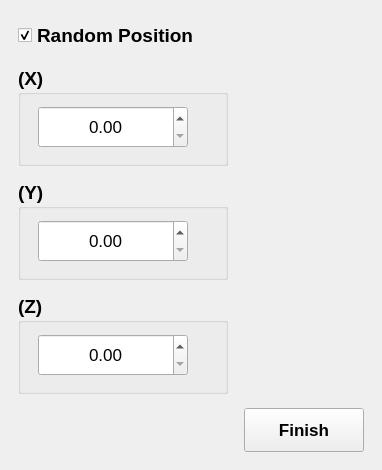
     <widget class="QWidget" name="tab">
      <attribute name="title">
       <string>Position</string>
      </attribute>
      <layout class="QGridLayout" name="gridLayout_2">
       <property name="verticalSpacing">
        <number>14</number>
       </property>
       <property name="horizontalSpacing">
        <number>16</number>
       </property>
       <property name="bottomMargin">
        <number>18</number>
       </property>
       <property name="rightMargin">
        <number>18</number>
       </property>
       <property name="topMargin">
        <number>18</number>
       </property>
       <property name="leftMargin">
        <number>18</number>
       </property>
       <item row="0" column="0">
        <widget class="QCheckBox" name="checkBox_2">
         <property name="minimumSize">
          <size>
           <width>160</width>
           <height>34</height>
          </size>
         </property>
         <property name="font">
          <font>
           <pointsize>14</pointsize>
           <bold>true</bold>
          </font>
         </property>
         <property name="text">
          <string>Random Position</string>
         </property>
         <property name="checked">
          <bool>true</bool>
         </property>
        </widget>
       </item>
       <item row="1" column="0">
        <widget class="QGroupBox" name="groupBox">
         <property name="minimumSize">
          <size>
           <width>210</width>
           <height>100</height>
          </size>
         </property>
         <property name="font">
          <font>
           <pointsize>14</pointsize>
           <bold>true</bold>
          </font>
         </property>
         <property name="title">
          <string>(X)</string>
         </property>
         <widget class="QDoubleSpinBox" name="doubleSpinBox">
          <property name="alignment">
           <set>Qt::AlignmentFlag::AlignVCenter|Qt::AlignmentFlag::AlignHCenter</set>
          </property>
          <property name="font">
           <font>
            <pointsize>13</pointsize>
            <bold>false</bold>
           </font>
          </property>
          <property name="minimumSize">
           <size>
            <width>150</width>
            <height>42</height>
           </size>
          </property>
          <property name="geometry">
           <rect>
            <x>20</x>
            <y>40</y>
            <width>150</width>
            <height>42</height>
           </rect>
          </property>
         </widget>
        </widget>
       </item>
       <item row="2" column="0">
        <widget class="QGroupBox" name="groupBox_2">
         <property name="minimumSize">
          <size>
           <width>210</width>
           <height>100</height>
          </size>
         </property>
         <property name="font">
          <font>
           <pointsize>14</pointsize>
           <bold>true</bold>
          </font>
         </property>
         <property name="title">
          <string>(Y)</string>
         </property>
         <widget class="QDoubleSpinBox" name="doubleSpinBox_2">
          <property name="alignment">
           <set>Qt::AlignmentFlag::AlignVCenter|Qt::AlignmentFlag::AlignHCenter</set>
          </property>
          <property name="font">
           <font>
            <pointsize>13</pointsize>
            <bold>false</bold>
           </font>
          </property>
          <property name="minimumSize">
           <size>
            <width>150</width>
            <height>42</height>
           </size>
          </property>
          <property name="geometry">
           <rect>
            <x>20</x>
            <y>40</y>
            <width>150</width>
            <height>42</height>
           </rect>
          </property>
         </widget>
        </widget>
       </item>
       <item row="3" column="0">
        <widget class="QGroupBox" name="groupBox_3">
         <property name="minimumSize">
          <size>
           <width>210</width>
           <height>100</height>
          </size>
         </property>
         <property name="font">
          <font>
           <pointsize>14</pointsize>
           <bold>true</bold>
          </font>
         </property>
         <property name="title">
          <string>(Z)</string>
         </property>
         <widget class="QDoubleSpinBox" name="doubleSpinBox_3">
          <property name="alignment">
           <set>Qt::AlignmentFlag::AlignVCenter|Qt::AlignmentFlag::AlignHCenter</set>
          </property>
          <property name="font">
           <font>
            <pointsize>13</pointsize>
            <bold>false</bold>
           </font>
          </property>
          <property name="minimumSize">
           <size>
            <width>150</width>
            <height>42</height>
           </size>
          </property>
          <property name="geometry">
           <rect>
            <x>20</x>
            <y>40</y>
            <width>150</width>
            <height>42</height>
           </rect>
          </property>
         </widget>
        </widget>
       </item>
       <item row="4" column="1">
        <widget class="QPushButton" name="pushButton">
         <property name="font">
          <font>
           <pointsize>13</pointsize>
           <bold>true</bold>
          </font>
         </property>
         <property name="minimumSize">
          <size>
           <width>120</width>
           <height>44</height>
          </size>
         </property>
         <property name="text">
          <string>Finish</string>
         </property>
        </widget>
       </item>
      </layout>
     </widget>
